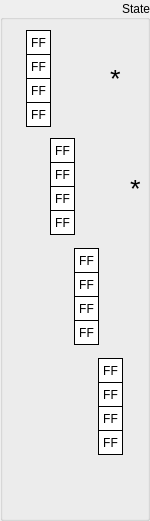
  <widget class="QGroupBox" name="groupState">
   <property name="geometry">
    <rect>
     <x>0</x>
     <y>0</y>
     <width>150</width>
     <height>521</height>
    </rect>
   </property>
   <property name="sizePolicy">
    <sizepolicy hsizetype="Fixed" vsizetype="Fixed">
     <horstretch>0</horstretch>
     <verstretch>0</verstretch>
    </sizepolicy>
   </property>
   <property name="styleSheet">
    <string notr="true"/>
   </property>
   <property name="title">
    <string>State</string>
   </property>
   <property name="alignment">
    <set>Qt::AlignRight|Qt::AlignTrailing|Qt::AlignVCenter</set>
   </property>
   <widget class="QLabel" name="stateByte15">
    <property name="enabled">
     <bool>true</bool>
    </property>
    <property name="geometry">
     <rect>
      <x>98</x>
      <y>430</y>
      <width>25</width>
      <height>25</height>
     </rect>
    </property>
    <property name="sizePolicy">
     <sizepolicy hsizetype="Fixed" vsizetype="Fixed">
      <horstretch>0</horstretch>
      <verstretch>0</verstretch>
     </sizepolicy>
    </property>
    <property name="font">
     <font>
      <kerning>true</kerning>
     </font>
    </property>
    <property name="layoutDirection">
     <enum>Qt::LeftToRight</enum>
    </property>
    <property name="styleSheet">
     <string notr="true">QLabel {
	 border-width: 1px;
     border-style: solid;
     border-color: black; 
     background-color: white;
}</string>
    </property>
    <property name="text">
     <string>FF</string>
    </property>
    <property name="alignment">
     <set>Qt::AlignCenter</set>
    </property>
   </widget>
   <widget class="QLabel" name="stateByte13">
    <property name="enabled">
     <bool>true</bool>
    </property>
    <property name="geometry">
     <rect>
      <x>98</x>
      <y>382</y>
      <width>25</width>
      <height>25</height>
     </rect>
    </property>
    <property name="sizePolicy">
     <sizepolicy hsizetype="Fixed" vsizetype="Fixed">
      <horstretch>0</horstretch>
      <verstretch>0</verstretch>
     </sizepolicy>
    </property>
    <property name="font">
     <font>
      <kerning>true</kerning>
     </font>
    </property>
    <property name="layoutDirection">
     <enum>Qt::LeftToRight</enum>
    </property>
    <property name="styleSheet">
     <string notr="true">QLabel {
	 border-width: 1px;
     border-style: solid;
     border-color: black; 
     background-color: white;
}</string>
    </property>
    <property name="text">
     <string>FF</string>
    </property>
    <property name="alignment">
     <set>Qt::AlignCenter</set>
    </property>
   </widget>
   <widget class="QLabel" name="stateByte14">
    <property name="enabled">
     <bool>true</bool>
    </property>
    <property name="geometry">
     <rect>
      <x>98</x>
      <y>406</y>
      <width>25</width>
      <height>25</height>
     </rect>
    </property>
    <property name="sizePolicy">
     <sizepolicy hsizetype="Fixed" vsizetype="Fixed">
      <horstretch>0</horstretch>
      <verstretch>0</verstretch>
     </sizepolicy>
    </property>
    <property name="font">
     <font>
      <kerning>true</kerning>
     </font>
    </property>
    <property name="layoutDirection">
     <enum>Qt::LeftToRight</enum>
    </property>
    <property name="styleSheet">
     <string notr="true">QLabel {
	 border-width: 1px;
     border-style: solid;
     border-color: black; 
     background-color: white;
}</string>
    </property>
    <property name="text">
     <string>FF</string>
    </property>
    <property name="alignment">
     <set>Qt::AlignCenter</set>
    </property>
   </widget>
   <widget class="QLabel" name="stateByte06">
    <property name="enabled">
     <bool>true</bool>
    </property>
    <property name="geometry">
     <rect>
      <x>50</x>
      <y>186</y>
      <width>25</width>
      <height>25</height>
     </rect>
    </property>
    <property name="sizePolicy">
     <sizepolicy hsizetype="Fixed" vsizetype="Fixed">
      <horstretch>0</horstretch>
      <verstretch>0</verstretch>
     </sizepolicy>
    </property>
    <property name="font">
     <font>
      <kerning>true</kerning>
     </font>
    </property>
    <property name="layoutDirection">
     <enum>Qt::LeftToRight</enum>
    </property>
    <property name="styleSheet">
     <string notr="true">QLabel {
	 border-width: 1px;
     border-style: solid;
     border-color: black; 
     background-color: white;
}</string>
    </property>
    <property name="text">
     <string>FF</string>
    </property>
    <property name="alignment">
     <set>Qt::AlignCenter</set>
    </property>
   </widget>
   <widget class="QLabel" name="stateByte04">
    <property name="enabled">
     <bool>true</bool>
    </property>
    <property name="geometry">
     <rect>
      <x>50</x>
      <y>138</y>
      <width>25</width>
      <height>25</height>
     </rect>
    </property>
    <property name="sizePolicy">
     <sizepolicy hsizetype="Fixed" vsizetype="Fixed">
      <horstretch>0</horstretch>
      <verstretch>0</verstretch>
     </sizepolicy>
    </property>
    <property name="font">
     <font>
      <kerning>true</kerning>
     </font>
    </property>
    <property name="layoutDirection">
     <enum>Qt::LeftToRight</enum>
    </property>
    <property name="styleSheet">
     <string notr="true">QLabel {
	 border-width: 1px;
     border-style: solid;
     border-color: black; 
     background-color: white;
}</string>
    </property>
    <property name="text">
     <string>FF</string>
    </property>
    <property name="alignment">
     <set>Qt::AlignCenter</set>
    </property>
   </widget>
   <widget class="QLabel" name="stateByte02">
    <property name="enabled">
     <bool>true</bool>
    </property>
    <property name="geometry">
     <rect>
      <x>26</x>
      <y>78</y>
      <width>25</width>
      <height>25</height>
     </rect>
    </property>
    <property name="sizePolicy">
     <sizepolicy hsizetype="Fixed" vsizetype="Fixed">
      <horstretch>0</horstretch>
      <verstretch>0</verstretch>
     </sizepolicy>
    </property>
    <property name="font">
     <font>
      <kerning>true</kerning>
     </font>
    </property>
    <property name="layoutDirection">
     <enum>Qt::LeftToRight</enum>
    </property>
    <property name="styleSheet">
     <string notr="true">QLabel {
	 border-width: 1px;
     border-style: solid;
     border-color: black; 
     background-color: white;
}</string>
    </property>
    <property name="text">
     <string>FF</string>
    </property>
    <property name="alignment">
     <set>Qt::AlignCenter</set>
    </property>
   </widget>
   <widget class="QLabel" name="stateByte10">
    <property name="enabled">
     <bool>true</bool>
    </property>
    <property name="geometry">
     <rect>
      <x>74</x>
      <y>296</y>
      <width>25</width>
      <height>25</height>
     </rect>
    </property>
    <property name="sizePolicy">
     <sizepolicy hsizetype="Fixed" vsizetype="Fixed">
      <horstretch>0</horstretch>
      <verstretch>0</verstretch>
     </sizepolicy>
    </property>
    <property name="font">
     <font>
      <kerning>true</kerning>
     </font>
    </property>
    <property name="layoutDirection">
     <enum>Qt::LeftToRight</enum>
    </property>
    <property name="styleSheet">
     <string notr="true">QLabel {
	 border-width: 1px;
     border-style: solid;
     border-color: black; 
     background-color: white;
}</string>
    </property>
    <property name="text">
     <string>FF</string>
    </property>
    <property name="alignment">
     <set>Qt::AlignCenter</set>
    </property>
   </widget>
   <widget class="QLabel" name="stateByte09">
    <property name="enabled">
     <bool>true</bool>
    </property>
    <property name="geometry">
     <rect>
      <x>74</x>
      <y>272</y>
      <width>25</width>
      <height>25</height>
     </rect>
    </property>
    <property name="sizePolicy">
     <sizepolicy hsizetype="Fixed" vsizetype="Fixed">
      <horstretch>0</horstretch>
      <verstretch>0</verstretch>
     </sizepolicy>
    </property>
    <property name="font">
     <font>
      <kerning>true</kerning>
     </font>
    </property>
    <property name="layoutDirection">
     <enum>Qt::LeftToRight</enum>
    </property>
    <property name="styleSheet">
     <string notr="true">QLabel {
	 border-width: 1px;
     border-style: solid;
     border-color: black; 
     background-color: white;
}</string>
    </property>
    <property name="text">
     <string>FF</string>
    </property>
    <property name="alignment">
     <set>Qt::AlignCenter</set>
    </property>
   </widget>
   <widget class="QLabel" name="stateByte01">
    <property name="enabled">
     <bool>true</bool>
    </property>
    <property name="geometry">
     <rect>
      <x>26</x>
      <y>54</y>
      <width>25</width>
      <height>25</height>
     </rect>
    </property>
    <property name="sizePolicy">
     <sizepolicy hsizetype="Fixed" vsizetype="Fixed">
      <horstretch>0</horstretch>
      <verstretch>0</verstretch>
     </sizepolicy>
    </property>
    <property name="font">
     <font>
      <kerning>true</kerning>
     </font>
    </property>
    <property name="layoutDirection">
     <enum>Qt::LeftToRight</enum>
    </property>
    <property name="styleSheet">
     <string notr="true">QLabel {
	 border-width: 1px;
     border-style: solid;
     border-color: black; 
     background-color: white;
}</string>
    </property>
    <property name="text">
     <string>FF</string>
    </property>
    <property name="alignment">
     <set>Qt::AlignCenter</set>
    </property>
   </widget>
   <widget class="QLabel" name="stateByte08">
    <property name="enabled">
     <bool>true</bool>
    </property>
    <property name="geometry">
     <rect>
      <x>74</x>
      <y>248</y>
      <width>25</width>
      <height>25</height>
     </rect>
    </property>
    <property name="sizePolicy">
     <sizepolicy hsizetype="Fixed" vsizetype="Fixed">
      <horstretch>0</horstretch>
      <verstretch>0</verstretch>
     </sizepolicy>
    </property>
    <property name="font">
     <font>
      <kerning>true</kerning>
     </font>
    </property>
    <property name="layoutDirection">
     <enum>Qt::LeftToRight</enum>
    </property>
    <property name="styleSheet">
     <string notr="true">QLabel {
	 border-width: 1px;
     border-style: solid;
     border-color: black; 
     background-color: white;
}</string>
    </property>
    <property name="text">
     <string>FF</string>
    </property>
    <property name="alignment">
     <set>Qt::AlignCenter</set>
    </property>
   </widget>
   <widget class="QLabel" name="stateByte00">
    <property name="enabled">
     <bool>true</bool>
    </property>
    <property name="geometry">
     <rect>
      <x>26</x>
      <y>30</y>
      <width>25</width>
      <height>25</height>
     </rect>
    </property>
    <property name="sizePolicy">
     <sizepolicy hsizetype="Fixed" vsizetype="Fixed">
      <horstretch>0</horstretch>
      <verstretch>0</verstretch>
     </sizepolicy>
    </property>
    <property name="font">
     <font>
      <kerning>true</kerning>
     </font>
    </property>
    <property name="layoutDirection">
     <enum>Qt::LeftToRight</enum>
    </property>
    <property name="styleSheet">
     <string notr="true">QLabel {
	 border-width: 1px;
     border-style: solid;
     border-color: black; 
     background-color: white;
}</string>
    </property>
    <property name="text">
     <string>FF</string>
    </property>
    <property name="alignment">
     <set>Qt::AlignCenter</set>
    </property>
    <property name="wordWrap">
     <bool>false</bool>
    </property>
   </widget>
   <widget class="QLabel" name="stateByte07">
    <property name="enabled">
     <bool>true</bool>
    </property>
    <property name="geometry">
     <rect>
      <x>50</x>
      <y>210</y>
      <width>25</width>
      <height>25</height>
     </rect>
    </property>
    <property name="sizePolicy">
     <sizepolicy hsizetype="Fixed" vsizetype="Fixed">
      <horstretch>0</horstretch>
      <verstretch>0</verstretch>
     </sizepolicy>
    </property>
    <property name="font">
     <font>
      <kerning>true</kerning>
     </font>
    </property>
    <property name="layoutDirection">
     <enum>Qt::LeftToRight</enum>
    </property>
    <property name="styleSheet">
     <string notr="true">QLabel {
	 border-width: 1px;
     border-style: solid;
     border-color: black; 
     background-color: white;
}</string>
    </property>
    <property name="text">
     <string>FF</string>
    </property>
    <property name="alignment">
     <set>Qt::AlignCenter</set>
    </property>
   </widget>
   <widget class="QLabel" name="stateByte12">
    <property name="enabled">
     <bool>true</bool>
    </property>
    <property name="geometry">
     <rect>
      <x>98</x>
      <y>358</y>
      <width>25</width>
      <height>25</height>
     </rect>
    </property>
    <property name="sizePolicy">
     <sizepolicy hsizetype="Fixed" vsizetype="Fixed">
      <horstretch>0</horstretch>
      <verstretch>0</verstretch>
     </sizepolicy>
    </property>
    <property name="font">
     <font>
      <kerning>true</kerning>
     </font>
    </property>
    <property name="layoutDirection">
     <enum>Qt::LeftToRight</enum>
    </property>
    <property name="styleSheet">
     <string notr="true">QLabel {
	 border-width: 1px;
     border-style: solid;
     border-color: black; 
     background-color: white;
}</string>
    </property>
    <property name="text">
     <string>FF</string>
    </property>
    <property name="alignment">
     <set>Qt::AlignCenter</set>
    </property>
   </widget>
   <widget class="QLabel" name="stateByte03">
    <property name="enabled">
     <bool>true</bool>
    </property>
    <property name="geometry">
     <rect>
      <x>26</x>
      <y>102</y>
      <width>25</width>
      <height>25</height>
     </rect>
    </property>
    <property name="sizePolicy">
     <sizepolicy hsizetype="Fixed" vsizetype="Fixed">
      <horstretch>0</horstretch>
      <verstretch>0</verstretch>
     </sizepolicy>
    </property>
    <property name="font">
     <font>
      <kerning>true</kerning>
     </font>
    </property>
    <property name="layoutDirection">
     <enum>Qt::LeftToRight</enum>
    </property>
    <property name="styleSheet">
     <string notr="true">QLabel {
	 border-width: 1px;
     border-style: solid;
     border-color: black; 
     background-color: white;
}</string>
    </property>
    <property name="text">
     <string>FF</string>
    </property>
    <property name="alignment">
     <set>Qt::AlignCenter</set>
    </property>
   </widget>
   <widget class="QLabel" name="stateByte11">
    <property name="enabled">
     <bool>true</bool>
    </property>
    <property name="geometry">
     <rect>
      <x>74</x>
      <y>320</y>
      <width>25</width>
      <height>25</height>
     </rect>
    </property>
    <property name="sizePolicy">
     <sizepolicy hsizetype="Fixed" vsizetype="Fixed">
      <horstretch>0</horstretch>
      <verstretch>0</verstretch>
     </sizepolicy>
    </property>
    <property name="font">
     <font>
      <kerning>true</kerning>
     </font>
    </property>
    <property name="layoutDirection">
     <enum>Qt::LeftToRight</enum>
    </property>
    <property name="styleSheet">
     <string notr="true">QLabel {
	 border-width: 1px;
     border-style: solid;
     border-color: black; 
     background-color: white;
}</string>
    </property>
    <property name="text">
     <string>FF</string>
    </property>
    <property name="alignment">
     <set>Qt::AlignCenter</set>
    </property>
   </widget>
   <widget class="QLabel" name="stateByte05">
    <property name="enabled">
     <bool>true</bool>
    </property>
    <property name="geometry">
     <rect>
      <x>50</x>
      <y>162</y>
      <width>25</width>
      <height>25</height>
     </rect>
    </property>
    <property name="sizePolicy">
     <sizepolicy hsizetype="Fixed" vsizetype="Fixed">
      <horstretch>0</horstretch>
      <verstretch>0</verstretch>
     </sizepolicy>
    </property>
    <property name="font">
     <font>
      <kerning>true</kerning>
     </font>
    </property>
    <property name="layoutDirection">
     <enum>Qt::LeftToRight</enum>
    </property>
    <property name="styleSheet">
     <string notr="true">QLabel {
	 border-width: 1px;
     border-style: solid;
     border-color: black; 
     background-color: white;
}</string>
    </property>
    <property name="text">
     <string>FF</string>
    </property>
    <property name="alignment">
     <set>Qt::AlignCenter</set>
    </property>
   </widget>
   <widget class="QLabel" name="label_6">
    <property name="geometry">
     <rect>
      <x>110</x>
      <y>70</y>
      <width>31</width>
      <height>17</height>
     </rect>
    </property>
    <property name="font">
     <font>
      <pointsize>20</pointsize>
     </font>
    </property>
    <property name="text">
     <string>*</string>
    </property>
   </widget>
   <widget class="QLabel" name="label_7">
    <property name="geometry">
     <rect>
      <x>130</x>
      <y>180</y>
      <width>31</width>
      <height>17</height>
     </rect>
    </property>
    <property name="font">
     <font>
      <pointsize>20</pointsize>
     </font>
    </property>
    <property name="text">
     <string>*</string>
    </property>
   </widget>
  </widget>
